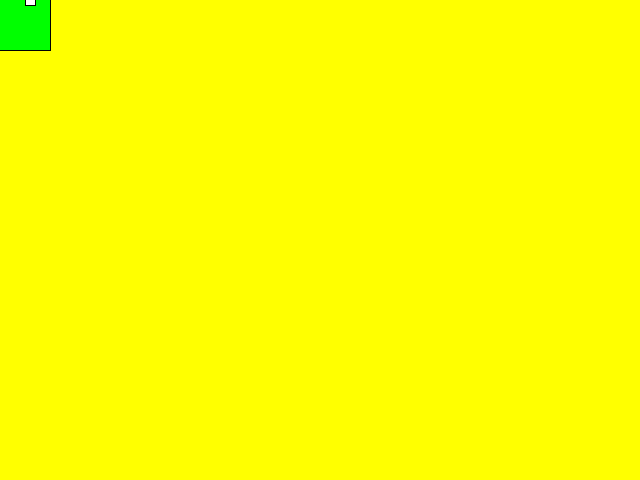
Frame 1 (no input)
Frame 60 (the mouse pressed at the canvas centre just before this capture): identical to frame 1, image omitted
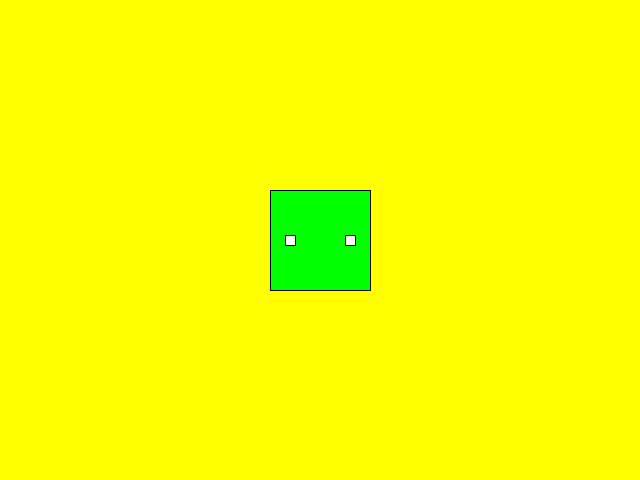
Frame 120 (the mouse held since frame 60 and released just before this capture)

The Processing sketch that drew these frames (run headless with seeded random() and noise(); from frame 60 on, the mouse is pressed at the canvas centre):

// Processing sketch: processing_184453
// ── processing_184453.pde

int x=320 ;//  center x-position
int y=240;//center y-position

void setup(){
  background (255,255,0);
  size(640,480);
  println("setup done");
  frameRate(30);
}

void draw(){
  x=mouseX;
  y=mouseY;
  background(255,255,0);
  println("start to draw");

  rectMode(CENTER);
   
   fill(0,255,0);
  rect(x,y,100,100);
  fill(255,255,255);
  rect(x-30,y,10,10);
  rect(x+30,y,10,10);

  
}
